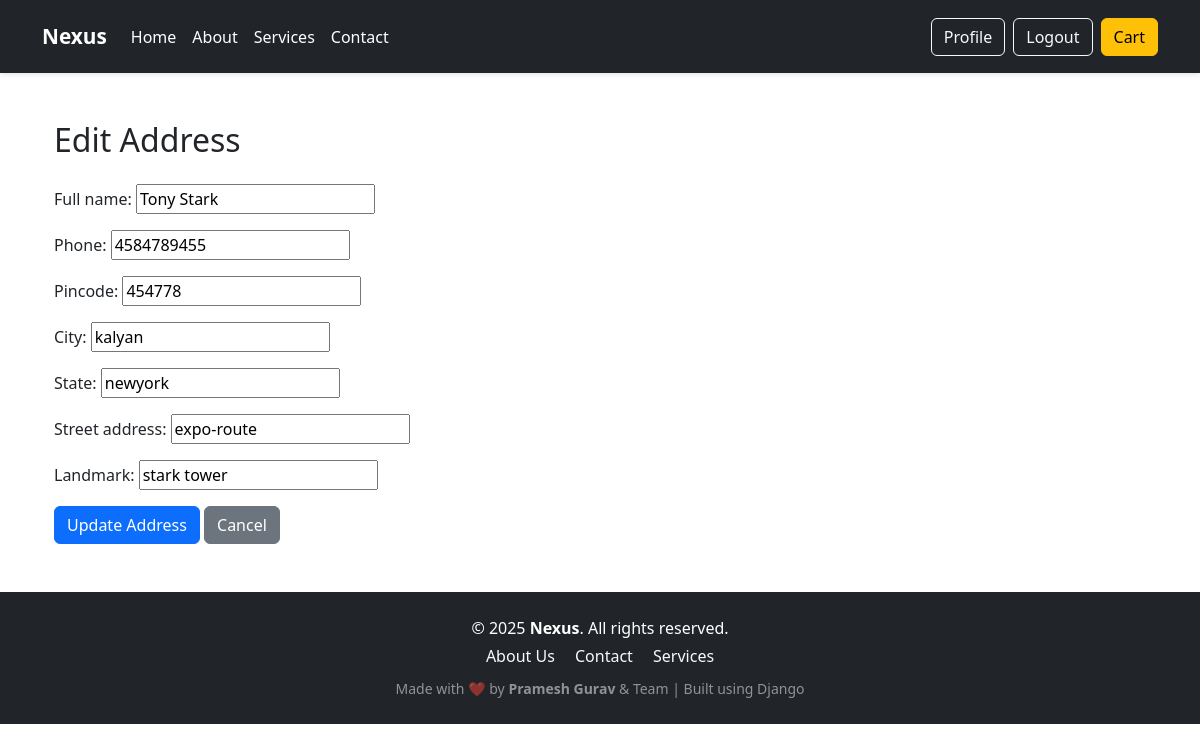
Page /edit-address/15/ (signed in) on the committed database.
### store/models.py (models this page shows, shortened)
class Address(models.Model):
    user = models.ForeignKey(User, on_delete=models.CASCADE)
    full_name = models.CharField(max_length=100)
    phone = models.CharField(max_length=15)
    pincode = models.CharField(max_length=10)
    city = models.CharField(max_length=100)
    state = models.CharField(max_length=100)
    street_address = models.CharField(max_length=200)
    landmark = models.CharField(max_length=200, blank=True, null=True)

### store/views.py (the view)
# urls.py: path('edit-address/<int:pk>/', views.edit_address, name='edit_address'),
@login_required
def edit_address(request, pk):
    address = get_object_or_404(Address, pk=pk, user=request.user)
    if request.method == 'POST':
        form = AddressForm(request.POST, instance=address)
        if form.is_valid():
            form.save()
            messages.success(request, "Address updated successfully.")
            return redirect('address_book')
    else:
        form = AddressForm(instance=address)
    return render(request, 'store/edit_address.html', {'form': form})

### store/forms.py
class AddressForm(forms.ModelForm):
    class Meta:
        model = Address
        fields = ['full_name', 'phone', 'pincode', 'city', 'state', 'street_address', 'landmark']

### store/templates/store/edit_address.html (shortened to what this page needs)
{% extends 'store/base.html' %}
{% block content %}
<div class="container mt-5">
    <h2 class="mb-4">Edit Address</h2>
    <form method="post">
        {{ form.as_p }}
        <button type="submit" class="btn btn-primary">Update Address</button>
        <a href="{% url 'address_book' %}" class="btn btn-secondary">Cancel</a>
    </form>
</div>
{% endblock %}

### static/css/style.css (style rules this page uses)
body { background-color: #ffffff; font-family: 'Segoe UI', sans-serif; justify-content: center; align-items: center; margin: 0; padding: 0; }

### rows in the picture
Address: full_name "Tony Stark", phone "4584789455", pincode "454778", city "kalyan", state "newyork", street_address "expo-route", landmark "stark tower"
